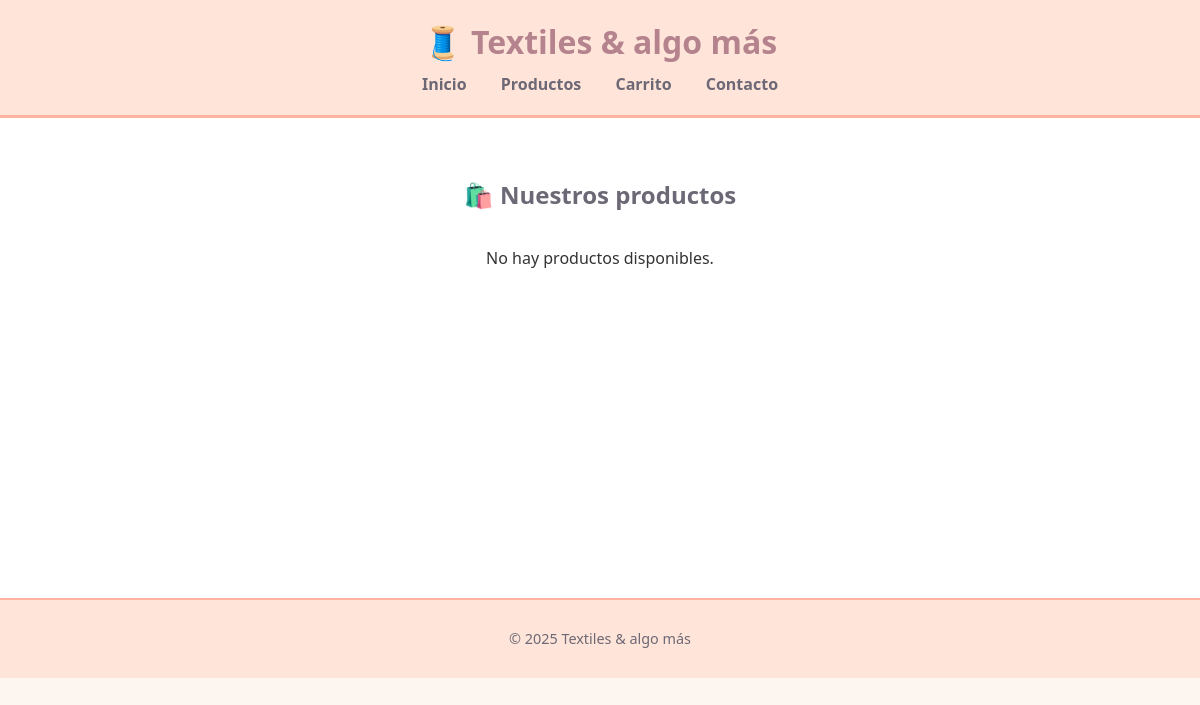
The app's page /productos/, older data.
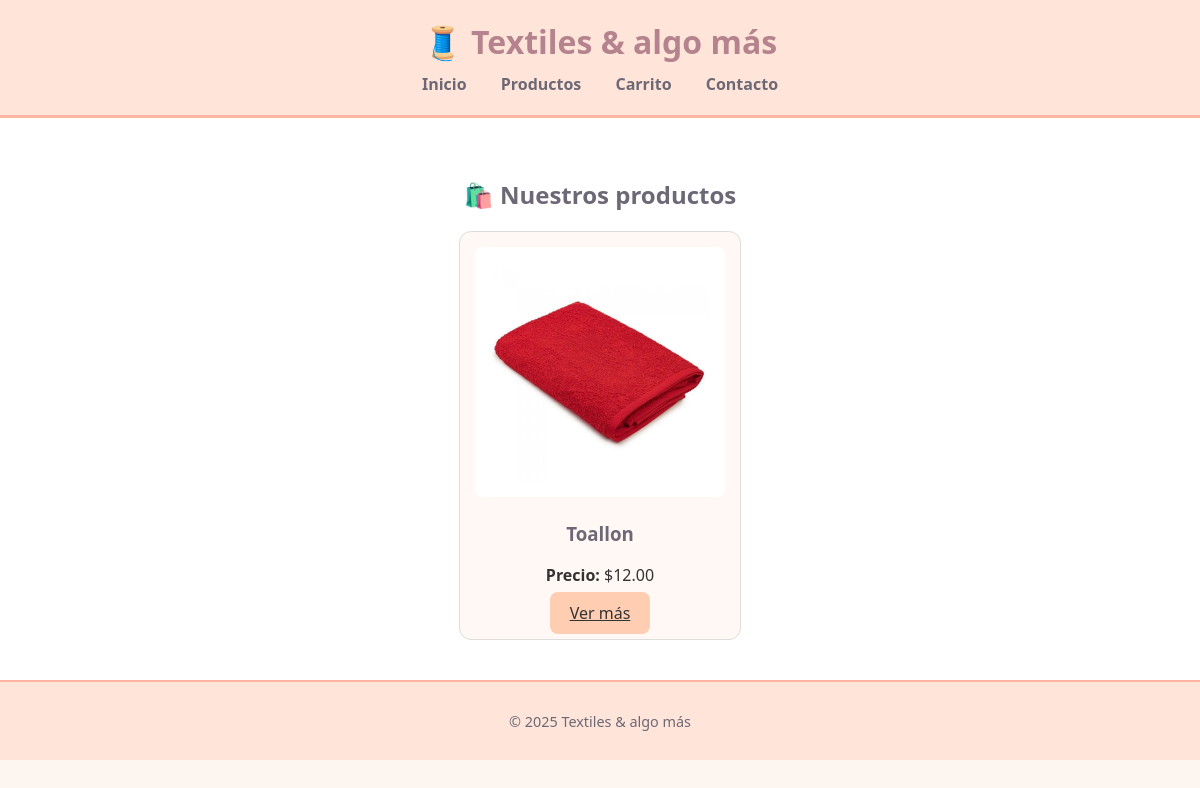
The same page, newer data.
### productos/models.py (models this page shows, shortened)
class Producto(models.Model):
    nombre = models.CharField(max_length=100)
    descripcion = models.TextField(blank=True)
    precio = models.DecimalField(max_digits=8, decimal_places=2)
    stock = models.PositiveIntegerField(default=0)
    categoria = models.ForeignKey(Categoria, on_delete=models.CASCADE)
    color = models.ForeignKey(Color, on_delete=models.CASCADE)
    tamano = models.CharField(max_length=4, choices=TAMANIOS)
    imagen = models.ImageField(upload_to='productos/', blank=True, null=True)
    destacado = models.BooleanField(default=False)

### productos/views.py (the view)
# urls.py: path('productos/', views.lista_productos, name='lista_productos'),
def lista_productos(request):
    productos = Producto.objects.all()
    return render(request, 'productos/lista.html', {'productos': productos})

### src/templates/productos/lista.html (shortened to what this page needs)
{% extends 'base.html' %}
{% load static %}
{% block content %}
<h2>🛍️ Nuestros productos</h2>
<div style="display: flex; flex-wrap: wrap; justify-content: center; gap: 20px;">
    {% for producto in productos %}
        <div style="border: 1px solid #ddd; padding: 15px; border-radius: 12px; width: 250px; background-color: #fff8f4;">
            {% if producto.imagen %}
                <a href="{% url 'detalle_producto' producto.pk %}">
                    <img src="{{ producto.imagen.url }}" alt="{{ producto.nombre }}" style="width: 100%; height: auto; border-radius: 8px;">
                </a>
            {% endif %}
            <h3 style="color: #6d6875;">
                <a href="{% url 'detalle_producto' producto.pk %}" style="text-decoration: none; color: inherit;">
                    {{ producto.nombre }}
                </a>
            </h3>
            <p><strong>Precio:</strong> ${{ producto.precio }}</p>
            <a href="{% url 'detalle_producto' producto.pk %}" class="btn">Ver más</a>
        </div>
    {% empty %}
        <p>No hay productos disponibles.</p>
    {% endfor %}
</div>
{% endblock %}

### src/templates/base.html (shortened to what this page needs)
{% load static %}
<!DOCTYPE html>
<html lang="es">
<head>
    <link rel="stylesheet" href="{% static 'css/style.css' %}">
</head>
<body>
    <header>
        <h1>🧵 Textiles & algo más</h1>
        <nav>
            <a href="#">Inicio</a>
            <a href="#">Productos</a>
            <a href="#">Carrito</a>
            <a href="#">Contacto</a>
        </nav>
    </header>
    <main>
        {% block content %}{% endblock %}
    </main>
    <footer>
        <p>&copy; 2025 Textiles & algo más</p>
    </footer>
</body>
</html>

### src/static/css/style.css (style rules this page uses)
body { font-family: 'Segoe UI', sans-serif; background-color: #fdf6f0; margin: 0; padding: 0; color: #333; }
header { background-color: #ffe5d9; padding: 20px; text-align: center; border-bottom: 3px solid #ffb4a2; }
header h1 { margin: 0; font-size: 2em; color: #b5838d; }
nav { margin-top: 10px; }
nav a { margin: 0 15px; text-decoration: none; color: #6d6875; font-weight: bold; }
main { padding: 40px 20px; text-align: center; background-color: #fff; min-height: 400px; }
footer { background-color: #ffe5d9; color: #6d6875; text-align: center; padding: 15px; border-top: 2px solid #ffb4a2; font-size: 0.9em; }
button, .btn { background-color: #ffcdb2; border: none; color: #333; padding: 10px 20px; margin-top: 15px; border-radius: 8px; cursor: pointer; transition: background-color 0.3s ease; }
h2 { color: #6d6875; }

Row changes from the older to the newer data that the page shows:
added Producto: imagen (picture), nombre "Toallon", precio "12.00"
Text that changed along with them:
text no longer shown: "No hay productos disponibles."
